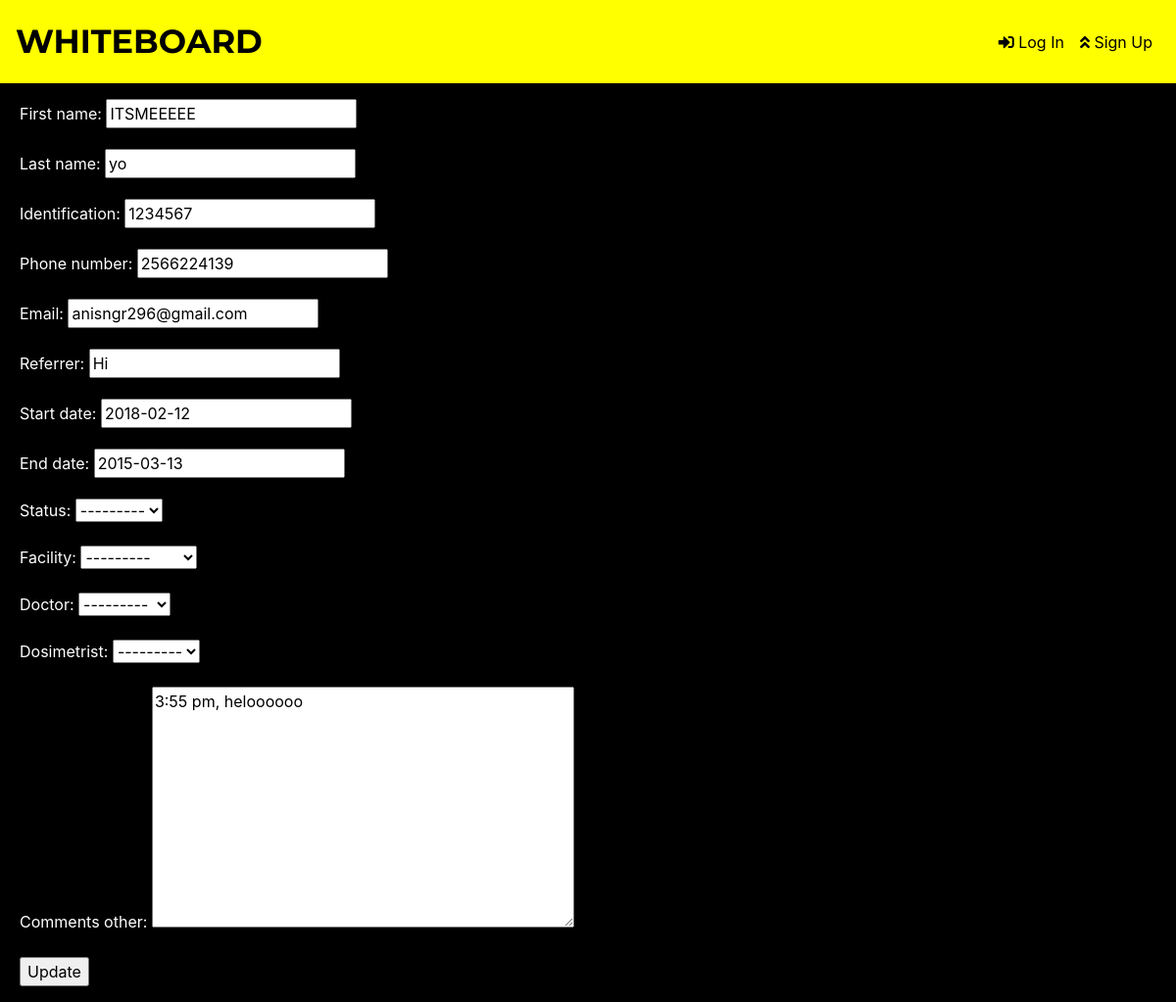
The app's page /edit/1, older data.
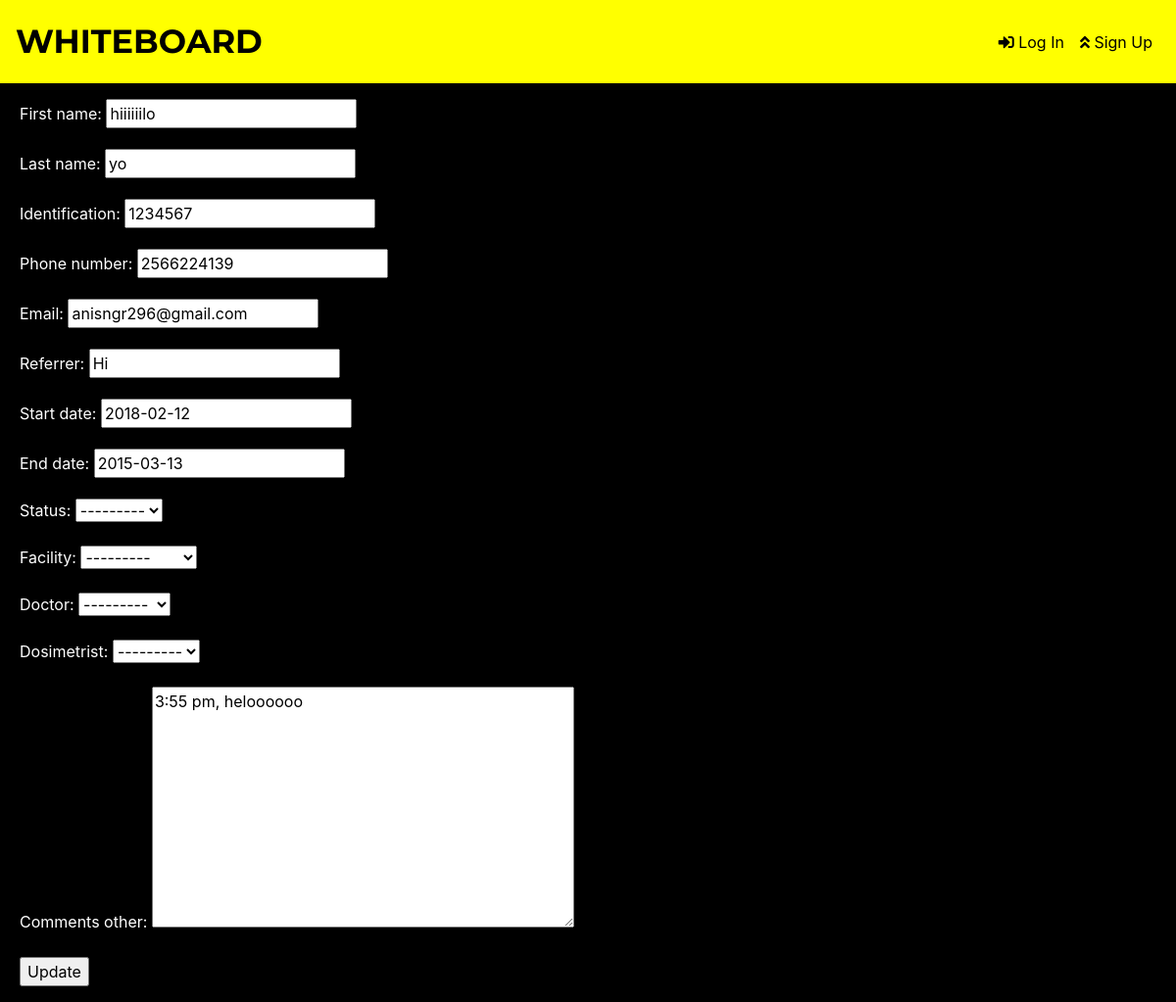
The same page, newer data.
### polls/models.py (models this page shows, shortened)
class Patients(models.Model):
    STATUS_CHOICES = [
    ('A' , 'Active'),
    ('I' , 'Inactive')
    ]
    LOCATIONS_CHOICES = [
    ('TUS', 'Tuscaloosa'),
    ('WIN', 'Winfield'),
    ('JAS', 'Jasper'),
    ('DEM', 'Demopolis'),
    ('ANN', 'Anniston'),
    ('FTP', 'Fort Payne'),
    ('SYL', 'Sylacauga'),
    ('MON', 'Montgomery'),
    ('GAD', 'Gadsden'),
    ]
    DOCTORS_CHOICES = [
    ('BEA', 'Beatrous'),
    ('CAM', 'Campbell'),
    ('DRK', 'Drake'),
    ('HOB', 'Hobeika'),
    ('PNK', 'Pinkston'),
    ('SAN', 'Sanford'),
    ]
    DOSIMETRIST_CHOICES = [
    ('TAT', 'Tatum'),
    ('HUN', 'Hunter'),
    ('MAP', 'Maples')
    ]
    first_name = models.CharField(max_length = 30)
    last_name  = models.CharField(max_length = 30)
    identification = models.IntegerField(null = True, blank = True)
    phone_number = models.IntegerField(null = True, blank = True)
    email = models.EmailField(null = True, blank = True)
    area_under_treatment = []
    referrer = models.CharField(max_length = 30, blank = True)
    start_date = models.DateField(null = True, blank = True)
    end_date = models.DateField(null = True, blank = True)
    status = models.CharField(max_length = 15, choices = STATUS_CHOICES, blank = True)
    facility = models.CharField(max_length = 3, choices = LOCATIONS_CHOICES, blank = True)
    doctor = models.CharField(max_length = 30, choices = DOCTORS_CHOICES, blank = True)
    dosimetrist = models.CharField(max_length = 30, choices = DOSIMETRIST_CHOICES, blank = True)
    comments_other = models.TextField(blank = True)

### polls/views.py (the view)
# urls.py: path('edit/<int:pk>', EditPatientView.as_view(), name = 'edit'),
class EditPatientView(UpdateView):
    model = Patients
    template_name = 'polls/edit.html'
    fields = '__all__'
    success_url = '../table_view'

### templates/polls/edit.html (shortened to what this page needs)
{% extends "polls/base.html" %}
{% block content %}
<div class = "shit">
<form method="post">
    {{ form.as_p }}
    <input type="submit" value="Update" />
</form>
</div>
{% endblock %}

Row changes from the older to the newer data that the page shows:
changed Patients "yo": first_name "ITSMEEEEE" → "hiiiiiilo"
